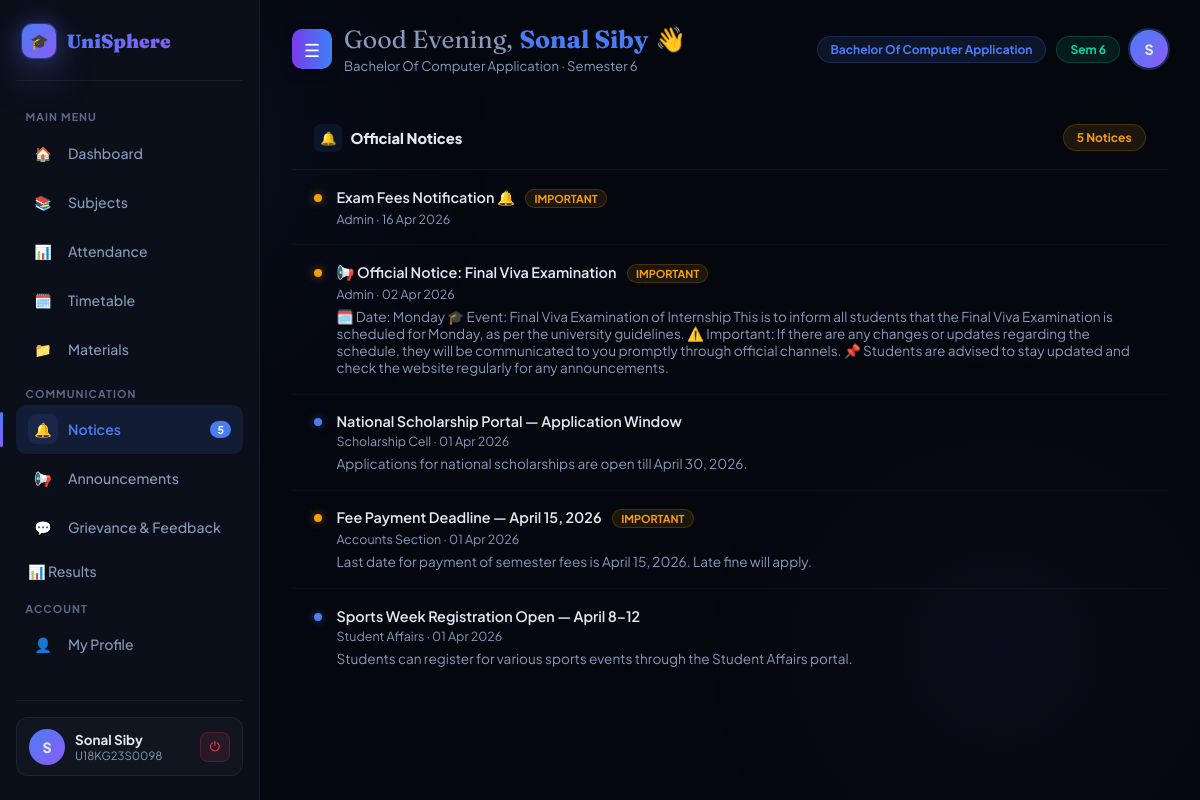
Page /dashboard/?section=notices (signed in) on the earlier database version.
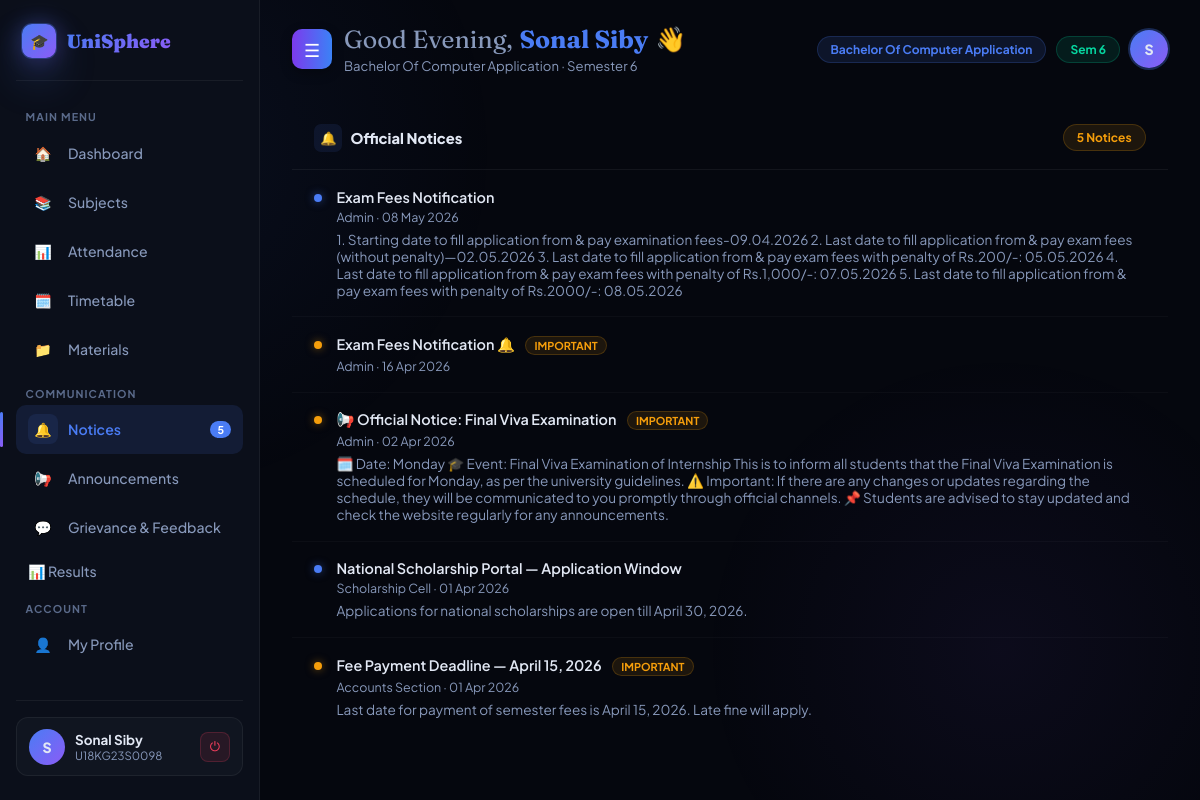
Same page on the later database version.
### main/models.py (models this page shows, shortened)
class Notice(models.Model):
    PRIORITY_CHOICES = [
        ('normal', 'Normal'),
        ('important', 'Important'),
        ('urgent', 'Urgent'),
    ]
    title     = models.CharField(max_length=200)
    content   = models.TextField(blank=True)
    priority  = models.CharField(max_length=20, choices=PRIORITY_CHOICES, default='normal')
    created   = models.DateTimeField(auto_now_add=True)
    posted_by = models.CharField(max_length=100, default='Admin')
    class Meta:
        ordering = ['-created']

### main/views.py (the view, shortened to what this page needs)
# urls.py: path('dashboard/', views.dashboard_view, name='dashboard'),
@login_required
def dashboard_view(request):
    ctx = base_context(request)
    section = request.GET.get('section', 'overview')
    ctx['section'] = section
    ctx['notices'] = Notice.objects.all()[:5]
    ctx['announcements'] = Announcement.objects.all()[:3]
    if ctx['role'] == 'student':
        student = ctx['student']
        ctx['subjects'] = Subject.objects.filter(semester=student.semester)
        attendance_qs = Attendance.objects.filter(student=student)
        ctx['attendance_data'] = attendance_qs
        total_classes = sum(a.total_classes or 0 for a in attendance_qs)
        attended_classes = sum(a.attended or 0 for a in attendance_qs)
        if total_classes > 0:
            ctx['avg_attendance'] = round((attended_classes / total_classes) * 100, 2)
        else:
            ctx['avg_attendance'] = 0
        ctx['materials'] = Material.objects.filter(subject__semester=student.semester)
        ctx['materials_count'] = ctx['materials'].count()
        ctx['complaints'] = Complaint.objects.filter(student=student)
        ctx['complaint_categories'] = Complaint._meta.get_field('category').choices
        entries = Timetable.objects.filter(semester=student.semester)
        timeslots = sorted(set([(e.start_time, e.end_time) for e in entries]))
        timetable_matrix = defaultdict(dict)
        for e in entries:
            timetable_matrix[(e.start_time, e.end_time)][e.day] = e
        ctx['timeslots'] = timeslots
        ctx['timetable_matrix'] = timetable_matrix
        ctx['days'] = ['Monday', 'Tuesday', 'Wednesday', 'Thursday', 'Friday', 'Saturday']
    return render(request, 'main/dashboard.html', ctx)

### main/views.py (called while the page is built)
def get_role(user):
    if user.is_superuser:
        return 'admin'
    if hasattr(user, 'teacher'):
        return 'teacher'
    if hasattr(user, 'student'):
        return 'student'
    return 'unknown'

def base_context(request):
    user = request.user
    role = get_role(user)
    ctx = {'user': user, 'role': role}
    if role == 'student':
        ctx['student'] = user.student
    elif role == 'teacher':
        ctx['teacher'] = user.teacher
    return ctx

### main/templates/main/dashboard.html (shortened to what the changed rows need)
{% extends 'main/base.html' %}
{% load static %}
{% block body %}
{% load custom_filters %}
<div class="main-content" id="main-content">
  {% if section == 'notices' %}
    {% if notices %}
      {% for notice in notices %}
      <div class="notice-item">
        <div class="notice-dot {% if notice.priority == 'urgent' %}red{% elif notice.priority == 'important' %}amber{% else %}blue{% endif %}"></div>
        <div style="flex:1;">
          <div class="notice-title">
            {{ notice.title }}
            {% if notice.priority == 'important' %}<span class="chip chip-amber" style="font-size:.68rem;padding:2px 8px;margin-left:8px;">IMPORTANT</span>{% endif %}
          </div>
          <div class="notice-meta">{{ notice.posted_by }} &middot; {{ notice.created|date:"d M Y" }}</div>
          {% if notice.content %}<div style="font-size:.85rem;color:var(--muted2);margin-top:6px;">{{ notice.content }}</div>{% endif %}
        </div>
      </div>
      {% endfor %}
    {% else %}
      <div class="empty-state"><div class="es-icon">🔔</div><p>No notices posted yet.</p></div>
    {% endif %}
  </div>
  {% endif %}
{% endblock %}

Differences in the rows shown:
no longer on this page (row unchanged): Notice: title "Sports Week Registration Open — April 8–12", posted_by "Student Affairs", created "01 Apr 2026", content "Students can register for various sports events through the Student Affairs portal."
added Notice: title "Exam Fees Notification", posted_by "Admin", created "08 May 2026", content "1. Starting date to fill application from & pay examination fees-09.04.2026 2. Last date to fill application from & pay exam fees (without penalty)—02.05.2026 3. Last date to fill application from & pay exam fees with penalty of Rs.200/-: 05.05.2026 4. Last date to fill application from & pay exam fees with penalty of Rs.1,000/-: 07.05.2026 5. Last date to fill application from & pay exam fees with penalty of Rs.2000/-: 08.05.2026"
